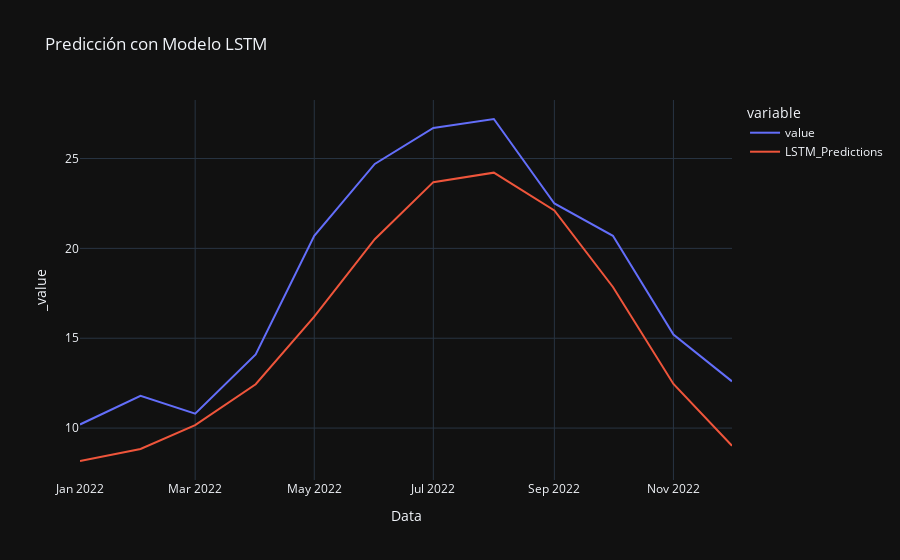

Here is the notebook cell this chart was saved with:
### Code cell
ai=test_data[["value","LSTM_Predictions"]]
fig = px.line(ai, x=test_data.index, y=ai.columns,title="Predicción con Modelo LSTM", template = "plotly_dark")
fig.show()

### Figure 1 — Plotly figure (JSON) as saved in the notebook; plotly's stock layout.template omitted (floating-point values rounded to 4 significant figures)
{"data": [{"hovertemplate": "variable=value<br>Data=%{x}<br>_value=%{y}<extra></extra>", "legendgroup": "value", "line": {"color": "#636efa", "dash": "solid"}, "marker": {"symbol": "circle"}, "mode": "lines", "name": "value", "orientation": "v", "showlegend": true, "type": "scatter", "x": ["2022-01-01T00:00:00", "2022-02-01T00:00:00", "2022-03-01T00:00:00", "2022-04-01T00:00:00", "2022-05-01T00:00:00", "2022-06-01T00:00:00", "2022-07-01T00:00:00", "2022-08-01T00:00:00", "2022-09-01T00:00:00", "2022-10-01T00:00:00", "2022-11-01T00:00:00", "2022-12-01T00:00:00"], "xaxis": "x", "y": [10.2, 11.8, 10.8, 14.1, 20.7, 24.7, 26.7, 27.2, 22.5, 20.7, 15.2, 12.6], "yaxis": "y"}, {"hovertemplate": "variable=LSTM_Predictions<br>Data=%{x}<br>_value=%{y}<extra></extra>", "legendgroup": "LSTM_Predictions", "line": {"color": "#EF553B", "dash": "solid"}, "marker": {"symbol": "circle"}, "mode": "lines", "name": "LSTM_Predictions", "orientation": "v", "showlegend": true, "type": "scatter", "x": ["2022-01-01T00:00:00", "2022-02-01T00:00:00", "2022-03-01T00:00:00", "2022-04-01T00:00:00", "2022-05-01T00:00:00", "2022-06-01T00:00:00", "2022-07-01T00:00:00", "2022-08-01T00:00:00", "2022-09-01T00:00:00", "2022-10-01T00:00:00", "2022-11-01T00:00:00", "2022-12-01T00:00:00"], "xaxis": "x", "y": [8.168, 8.84, 10.17, 12.44, 16.2, 20.51, 23.69, 24.21, 22.11, 17.85, 12.45, 9.019], "yaxis": "y"}], "layout": {"legend": {"title": {"text": "variable"}, "tracegroupgap": 0}, "title": {"text": "Predicción con Modelo LSTM"}, "xaxis": {"anchor": "y", "domain": [0, 1], "title": {"text": "Data"}}, "yaxis": {"anchor": "x", "domain": [0, 1], "title": {"text": "_value"}}}}
